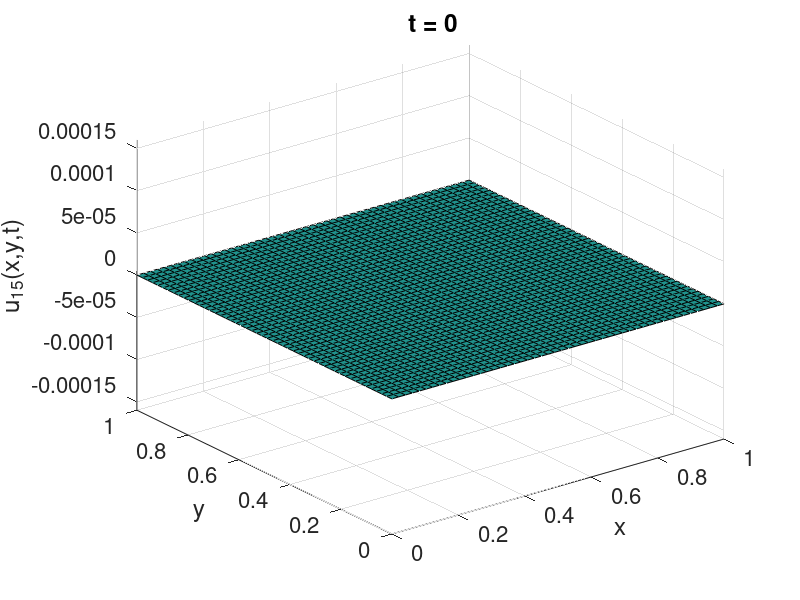
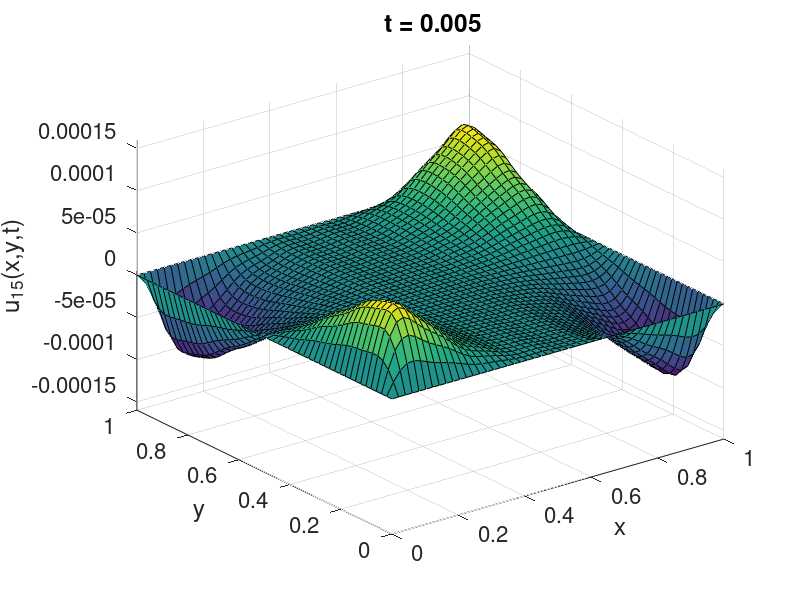
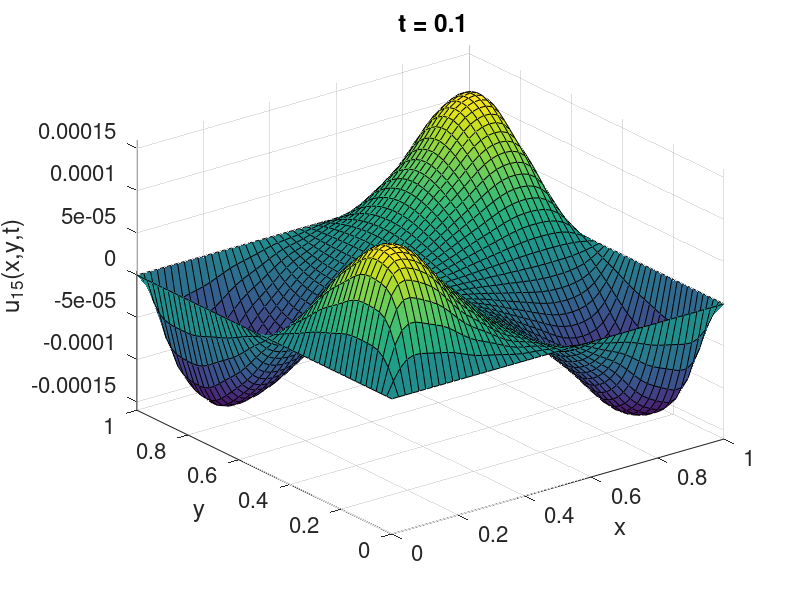
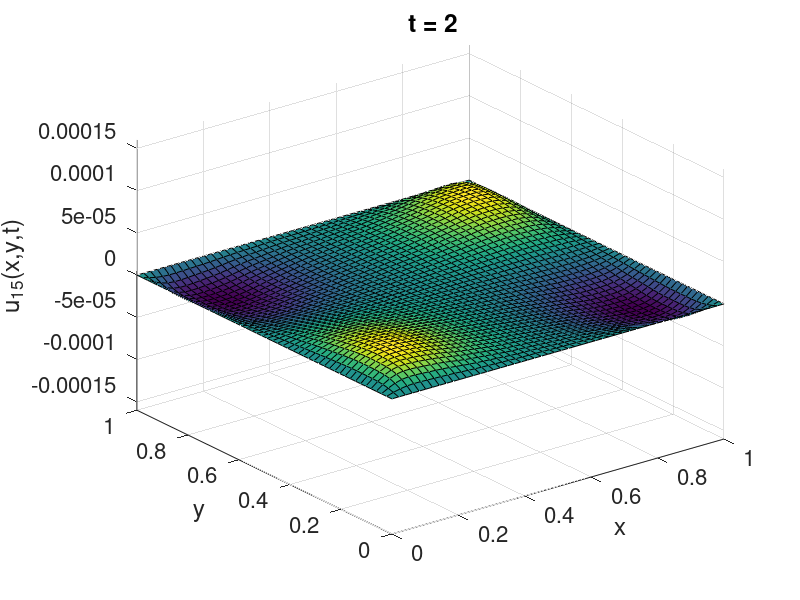

The MATLAB source for these figures, in order:
clear
clc
npts = 50;
x = linspace(0,1,npts);
y = linspace(0,1,npts);
[X,Y] = meshgrid(x,y);
tvec = [0 .005 .1 2];
for m=1:length(tvec)
    t = tvec(m);
    figure(1)
    clf
    U = zeros(npts,npts);
    n=15;
    for j=1:n
        for k=1:n
            cjk = (1+(-1)^j)*(1+(-1)^k)*(j^2*pi^2-24)/(8*j^3*k*pi^4); %  (x-1/2)^3 (y-1/2)
            lamjk = pi^2*(j^2+k^2);
            psijk = 2*sin(j*pi*X).*sin(k*pi*Y);
            U = U + (exp(-t)-exp(-lamjk*t))/(lamjk-1)*cjk*psijk;
        end
    end
    surf(X,Y,U)
    set(gca,'fontsize',16)
    xlabel('x')
    ylabel('y')
    zlabel('u_{15}(x,y,t)')
    title(sprintf(' t = %g', t))
    zlim([-.00016 .00016])
    eval(sprintf('print -depsc2 heat2d%d',m))
 end
